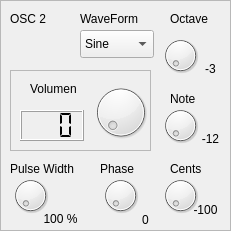
    <widget class="QFrame" name="frame_8">
     <property name="geometry">
      <rect>
       <x>230</x>
       <y>260</y>
       <width>231</width>
       <height>231</height>
      </rect>
     </property>
     <property name="frameShape">
      <enum>QFrame::StyledPanel</enum>
     </property>
     <property name="frameShadow">
      <enum>QFrame::Raised</enum>
     </property>
     <widget class="QLabel" name="label_16">
      <property name="geometry">
       <rect>
        <x>10</x>
        <y>10</y>
        <width>59</width>
        <height>18</height>
       </rect>
      </property>
      <property name="text">
       <string>OSC 2</string>
      </property>
     </widget>
     <widget class="QComboBox" name="comboBox_OSC2Waveform">
      <property name="geometry">
       <rect>
        <x>80</x>
        <y>30</y>
        <width>74</width>
        <height>28</height>
       </rect>
      </property>
      <item>
       <property name="text">
        <string>Sine</string>
       </property>
      </item>
      <item>
       <property name="text">
        <string>Saw</string>
       </property>
      </item>
      <item>
       <property name="text">
        <string>Saw-R</string>
       </property>
      </item>
      <item>
       <property name="text">
        <string>Sqare</string>
       </property>
      </item>
      <item>
       <property name="text">
        <string>Triangle</string>
       </property>
      </item>
      <item>
       <property name="text">
        <string>Pulse</string>
       </property>
      </item>
     </widget>
     <widget class="QDial" name="dial_5OSC2_PulseWide">
      <property name="geometry">
       <rect>
        <x>10</x>
        <y>170</y>
        <width>41</width>
        <height>51</height>
       </rect>
      </property>
      <property name="maximum">
       <number>127</number>
      </property>
     </widget>
     <widget class="QLabel" name="label_23">
      <property name="geometry">
       <rect>
        <x>10</x>
        <y>160</y>
        <width>81</width>
        <height>18</height>
       </rect>
      </property>
      <property name="text">
       <string>Pulse Width</string>
      </property>
     </widget>
     <widget class="QLabel" name="label_23OSC2_PulseWide">
      <property name="geometry">
       <rect>
        <x>40</x>
        <y>210</y>
        <width>41</width>
        <height>18</height>
       </rect>
      </property>
      <property name="text">
       <string>100 %</string>
      </property>
      <property name="alignment">
       <set>Qt::AlignCenter</set>
      </property>
     </widget>
     <widget class="QFrame" name="frame_9">
      <property name="geometry">
       <rect>
        <x>10</x>
        <y>70</y>
        <width>141</width>
        <height>81</height>
       </rect>
      </property>
      <property name="frameShape">
       <enum>QFrame::StyledPanel</enum>
      </property>
      <property name="frameShadow">
       <enum>QFrame::Raised</enum>
      </property>
      <widget class="QLCDNumber" name="lcdNumber_9OSC2Volume">
       <property name="geometry">
        <rect>
         <x>10</x>
         <y>40</y>
         <width>64</width>
         <height>31</height>
        </rect>
       </property>
       <property name="digitCount">
        <number>3</number>
       </property>
       <property name="segmentStyle">
        <enum>QLCDNumber::Flat</enum>
       </property>
      </widget>
      <widget class="QLabel" name="label_17">
       <property name="geometry">
        <rect>
         <x>20</x>
         <y>10</y>
         <width>59</width>
         <height>18</height>
        </rect>
       </property>
       <property name="text">
        <string>Volumen</string>
       </property>
      </widget>
      <widget class="QDial" name="dialOSC2Volume">
       <property name="geometry">
        <rect>
         <x>80</x>
         <y>10</y>
         <width>61</width>
         <height>64</height>
        </rect>
       </property>
       <property name="maximum">
        <number>127</number>
       </property>
      </widget>
     </widget>
     <widget class="QLabel" name="label_16OSC2Octave">
      <property name="geometry">
       <rect>
        <x>200</x>
        <y>60</y>
        <width>21</width>
        <height>18</height>
       </rect>
      </property>
      <property name="text">
       <string>-3</string>
      </property>
      <property name="alignment">
       <set>Qt::AlignCenter</set>
      </property>
     </widget>
     <widget class="QDial" name="dial_2OSC2Octave">
      <property name="geometry">
       <rect>
        <x>160</x>
        <y>30</y>
        <width>41</width>
        <height>51</height>
       </rect>
      </property>
      <property name="minimum">
       <number>0</number>
      </property>
      <property name="maximum">
       <number>8</number>
      </property>
     </widget>
     <widget class="QLabel" name="label_17OSC2Note">
      <property name="geometry">
       <rect>
        <x>200</x>
        <y>130</y>
        <width>21</width>
        <height>18</height>
       </rect>
      </property>
      <property name="text">
       <string>-12</string>
      </property>
      <property name="alignment">
       <set>Qt::AlignCenter</set>
      </property>
     </widget>
     <widget class="QLabel" name="label_18OSC2Cents">
      <property name="geometry">
       <rect>
        <x>190</x>
        <y>200</y>
        <width>31</width>
        <height>20</height>
       </rect>
      </property>
      <property name="text">
       <string>-100</string>
      </property>
      <property name="alignment">
       <set>Qt::AlignCenter</set>
      </property>
     </widget>
     <widget class="QDial" name="dial_3OSC2Note">
      <property name="geometry">
       <rect>
        <x>160</x>
        <y>100</y>
        <width>41</width>
        <height>51</height>
       </rect>
      </property>
      <property name="minimum">
       <number>0</number>
      </property>
      <property name="maximum">
       <number>24</number>
      </property>
     </widget>
     <widget class="QLabel" name="label_24">
      <property name="geometry">
       <rect>
        <x>170</x>
        <y>10</y>
        <width>41</width>
        <height>18</height>
       </rect>
      </property>
      <property name="text">
       <string>Octave</string>
      </property>
     </widget>
     <widget class="QLabel" name="label_18">
      <property name="geometry">
       <rect>
        <x>80</x>
        <y>10</y>
        <width>71</width>
        <height>18</height>
       </rect>
      </property>
      <property name="text">
       <string>WaveForm</string>
      </property>
     </widget>
     <widget class="QLabel" name="label_25">
      <property name="geometry">
       <rect>
        <x>170</x>
        <y>160</y>
        <width>41</width>
        <height>18</height>
       </rect>
      </property>
      <property name="text">
       <string>Cents</string>
      </property>
     </widget>
     <widget class="QDial" name="dial_4OSC2Cents">
      <property name="geometry">
       <rect>
        <x>160</x>
        <y>170</y>
        <width>41</width>
        <height>51</height>
       </rect>
      </property>
      <property name="maximum">
       <number>24</number>
      </property>
     </widget>
     <widget class="QLabel" name="label_26">
      <property name="geometry">
       <rect>
        <x>170</x>
        <y>90</y>
        <width>31</width>
        <height>18</height>
       </rect>
      </property>
      <property name="text">
       <string>Note</string>
      </property>
     </widget>
     <widget class="QLabel" name="label_88">
      <property name="geometry">
       <rect>
        <x>100</x>
        <y>160</y>
        <width>41</width>
        <height>18</height>
       </rect>
      </property>
      <property name="text">
       <string>Phase</string>
      </property>
     </widget>
     <widget class="QDial" name="dial_5OSC2_Phase">
      <property name="geometry">
       <rect>
        <x>100</x>
        <y>170</y>
        <width>41</width>
        <height>51</height>
       </rect>
      </property>
      <property name="maximum">
       <number>127</number>
      </property>
     </widget>
     <widget class="QLabel" name="label_18OSC2Phase">
      <property name="geometry">
       <rect>
        <x>130</x>
        <y>210</y>
        <width>31</width>
        <height>20</height>
       </rect>
      </property>
      <property name="text">
       <string>0</string>
      </property>
      <property name="alignment">
       <set>Qt::AlignCenter</set>
      </property>
     </widget>
    </widget>
